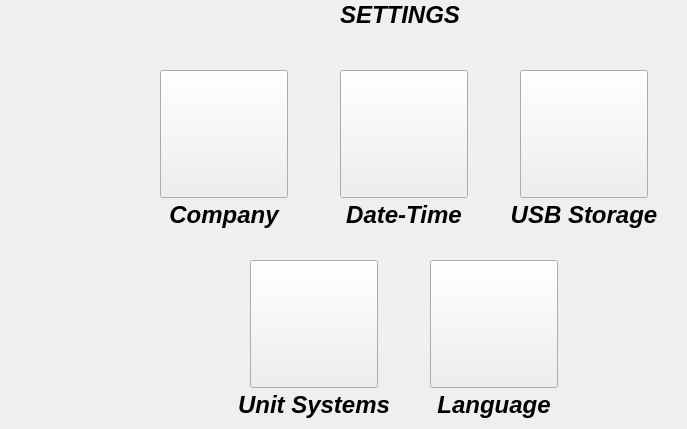
      <widget class="QWidget" name="tab_settings_main">
       <attribute name="title">
        <string>Page</string>
       </attribute>
       <widget class="QPushButton" name="pushButton_settings_date_time">
        <property name="geometry">
         <rect>
          <x>340</x>
          <y>70</y>
          <width>128</width>
          <height>128</height>
         </rect>
        </property>
        <property name="font">
         <font>
          <pointsize>16</pointsize>
         </font>
        </property>
        <property name="text">
         <string/>
        </property>
       </widget>
       <widget class="QLabel" name="label_main_8">
        <property name="geometry">
         <rect>
          <x>330</x>
          <y>200</y>
          <width>148</width>
          <height>30</height>
         </rect>
        </property>
        <property name="font">
         <font>
          <family>Ubuntu</family>
          <pointsize>18</pointsize>
          <weight>75</weight>
          <italic>true</italic>
          <bold>true</bold>
         </font>
        </property>
        <property name="styleSheet">
         <string notr="true">border-color: rgba(255, 255, 255, 0);</string>
        </property>
        <property name="text">
         <string>Date-Time</string>
        </property>
        <property name="alignment">
         <set>Qt::AlignCenter</set>
        </property>
       </widget>
       <widget class="QLabel" name="label_main_11">
        <property name="geometry">
         <rect>
          <x>420</x>
          <y>390</y>
          <width>148</width>
          <height>30</height>
         </rect>
        </property>
        <property name="font">
         <font>
          <family>Ubuntu</family>
          <pointsize>18</pointsize>
          <weight>75</weight>
          <italic>true</italic>
          <bold>true</bold>
         </font>
        </property>
        <property name="styleSheet">
         <string notr="true">border-color: rgba(255, 255, 255, 0);</string>
        </property>
        <property name="text">
         <string>Language</string>
        </property>
        <property name="alignment">
         <set>Qt::AlignCenter</set>
        </property>
       </widget>
       <widget class="QLabel" name="label_main_10">
        <property name="geometry">
         <rect>
          <x>225</x>
          <y>390</y>
          <width>178</width>
          <height>30</height>
         </rect>
        </property>
        <property name="font">
         <font>
          <family>Ubuntu</family>
          <pointsize>18</pointsize>
          <weight>75</weight>
          <italic>true</italic>
          <bold>true</bold>
         </font>
        </property>
        <property name="styleSheet">
         <string notr="true">border-color: rgba(255, 255, 255, 0);</string>
        </property>
        <property name="text">
         <string>Unit Systems</string>
        </property>
        <property name="alignment">
         <set>Qt::AlignCenter</set>
        </property>
       </widget>
       <widget class="QPushButton" name="pushButton_settings_unit_system">
        <property name="geometry">
         <rect>
          <x>250</x>
          <y>260</y>
          <width>128</width>
          <height>128</height>
         </rect>
        </property>
        <property name="font">
         <font>
          <pointsize>16</pointsize>
         </font>
        </property>
        <property name="text">
         <string/>
        </property>
       </widget>
       <widget class="QLabel" name="label_main_7">
        <property name="geometry">
         <rect>
          <x>150</x>
          <y>200</y>
          <width>148</width>
          <height>30</height>
         </rect>
        </property>
        <property name="font">
         <font>
          <family>Ubuntu</family>
          <pointsize>18</pointsize>
          <weight>75</weight>
          <italic>true</italic>
          <bold>true</bold>
         </font>
        </property>
        <property name="styleSheet">
         <string notr="true">border-color: rgba(255, 255, 255, 0);</string>
        </property>
        <property name="text">
         <string>Company</string>
        </property>
        <property name="alignment">
         <set>Qt::AlignCenter</set>
        </property>
       </widget>
       <widget class="QLabel" name="label_main_9">
        <property name="geometry">
         <rect>
          <x>490</x>
          <y>200</y>
          <width>188</width>
          <height>30</height>
         </rect>
        </property>
        <property name="font">
         <font>
          <family>Ubuntu</family>
          <pointsize>18</pointsize>
          <weight>75</weight>
          <italic>true</italic>
          <bold>true</bold>
         </font>
        </property>
        <property name="styleSheet">
         <string notr="true">border-color: rgba(255, 255, 255, 0);</string>
        </property>
        <property name="text">
         <string>USB Storage</string>
        </property>
        <property name="alignment">
         <set>Qt::AlignCenter</set>
        </property>
       </widget>
       <widget class="QPushButton" name="pushButton_settings_language">
        <property name="geometry">
         <rect>
          <x>430</x>
          <y>260</y>
          <width>128</width>
          <height>128</height>
         </rect>
        </property>
        <property name="font">
         <font>
          <pointsize>16</pointsize>
         </font>
        </property>
        <property name="text">
         <string/>
        </property>
       </widget>
       <widget class="QPushButton" name="pushButton_settings_company">
        <property name="geometry">
         <rect>
          <x>160</x>
          <y>70</y>
          <width>128</width>
          <height>128</height>
         </rect>
        </property>
        <property name="font">
         <font>
          <pointsize>16</pointsize>
         </font>
        </property>
        <property name="text">
         <string/>
        </property>
       </widget>
       <widget class="QPushButton" name="pushButton_settings_usb_storage">
        <property name="geometry">
         <rect>
          <x>520</x>
          <y>70</y>
          <width>128</width>
          <height>128</height>
         </rect>
        </property>
        <property name="font">
         <font>
          <pointsize>16</pointsize>
         </font>
        </property>
        <property name="text">
         <string/>
        </property>
       </widget>
       <widget class="QLabel" name="label_main_24">
        <property name="geometry">
         <rect>
          <x>250</x>
          <y>0</y>
          <width>300</width>
          <height>30</height>
         </rect>
        </property>
        <property name="font">
         <font>
          <family>Ubuntu</family>
          <pointsize>18</pointsize>
          <weight>75</weight>
          <italic>true</italic>
          <bold>true</bold>
         </font>
        </property>
        <property name="styleSheet">
         <string notr="true">border-color: rgba(255, 255, 255, 0);</string>
        </property>
        <property name="text">
         <string>SETTINGS</string>
        </property>
        <property name="alignment">
         <set>Qt::AlignCenter</set>
        </property>
       </widget>
      </widget>
